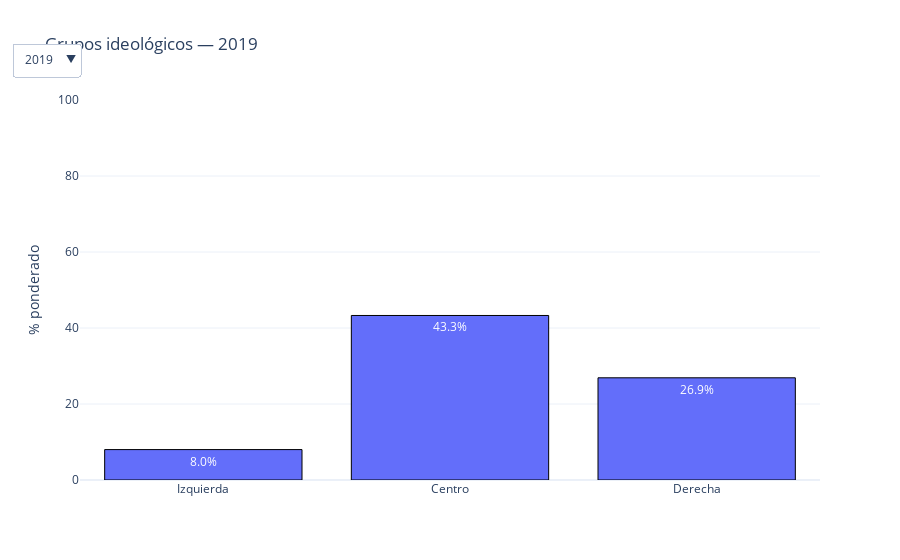

The notebook cell this image was saved under:
### Markdown cell above
## 7 · Grupos ideológicos

### Code cell
bins=[0,3.5,6.5,10]; cats=['Izquierda','Centro','Derecha']
def ideology_df(df):
    grp = pd.cut(df['P5328'], bins=bins, labels=cats)
    pct = (df.assign(g=grp).groupby('g')['WEIGHT'].sum()/df['WEIGHT'].sum()*100).reset_index()
    pct.columns=['grupo','pct']; return pct

df19 = ideology_df(df2019); df23 = ideology_df(df2023)
fig = dropdown_bar(df19, df23, 'grupo', 'pct', 'Grupos ideológicos', y_range=[0,100])
fig.show()

### Figure 1 — Plotly figure (JSON) as saved in the notebook; plotly's stock layout.template omitted (floating-point values rounded to 4 significant figures)
{"data": [{"marker": {"line": {"color": "black", "width": 1}}, "name": "2019", "text": ["8.0%", "43.3%", "26.9%"], "textposition": "auto", "type": "bar", "visible": true, "x": ["Izquierda", "Centro", "Derecha"], "y": [8.006, 43.29, 26.9]}, {"marker": {"line": {"color": "black", "width": 1}}, "name": "2023", "text": ["9.1%", "44.9%", "23.9%"], "textposition": "auto", "type": "bar", "visible": false, "x": ["Izquierda", "Centro", "Derecha"], "y": [9.086, 44.9, 23.93]}], "layout": {"title": {"text": "Grupos ideológicos — 2019"}, "updatemenus": [{"buttons": [{"args": [{"visible": [true, false]}, {"title": "Grupos ideológicos — 2019"}], "label": "2019", "method": "update"}, {"args": [{"visible": [false, true]}, {"title": "Grupos ideológicos — 2023"}], "label": "2023", "method": "update"}], "direction": "down", "x": 0, "y": 1.15}], "yaxis": {"range": [0, 100], "title": {"text": "% ponderado"}}}}
